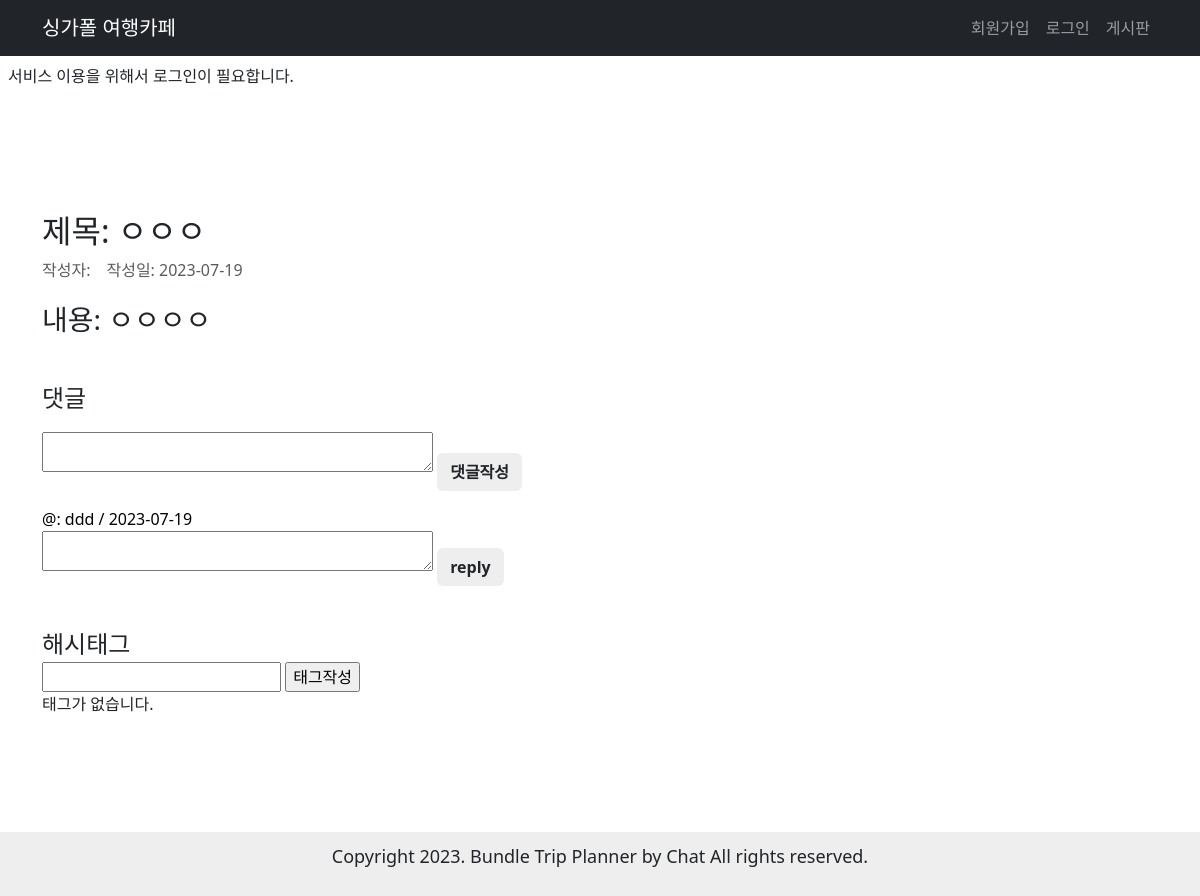
Page /blog/6/ on the earlier database version.
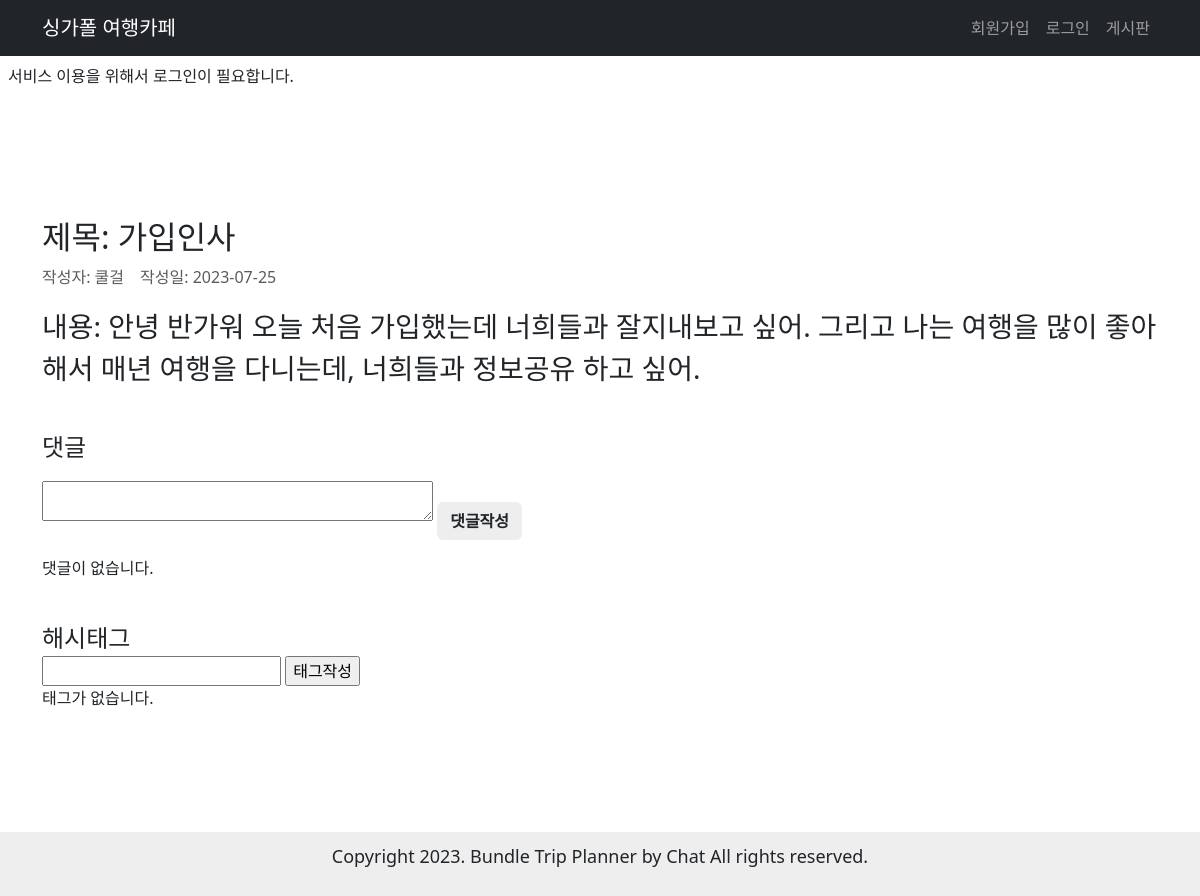
Same page on the later database version.
### blog/models.py (models this page shows, shortened)
class Post(models.Model):
    title = models.CharField(max_length=30)
    content = models.TextField()
    created_at = models.DateTimeField(auto_now_add=True)
    updated_at = models.DateTimeField(auto_now=True)
    user = models.ForeignKey(User, on_delete=models.CASCADE)
    tags = models.ManyToManyField('Hashtag', blank=True)

class Comment(models.Model):
    content = models.TextField()
    created_at = models.DateTimeField(auto_now_add=True)
    updated_at = models.DateTimeField(auto_now=True)
    user = models.ForeignKey(User, on_delete=models.CASCADE)
    post = models.ForeignKey('Post', on_delete=models.CASCADE)
    class Meta:
        ordering = ['created_at']

### user/models.py (models this page shows)
class User(AbstractUser):
    username = None
    name = models.CharField(max_length=30)
    email = models.EmailField(unique=True, max_length=255)
    is_staff = models.BooleanField(default=False)
    is_superuser = models.BooleanField(default=False)
    is_active = models.BooleanField(default=True)
    last_login = models.DateTimeField(null=True, blank=True)
    date_joined = models.DateTimeField(auto_now_add=True)
    USERNAME_FIELD = 'email'
    EMAIL_FIELD = 'email'
    REQUIRED_FIELDS = []
    objects = UserManager()

### blog/views.py (the view)
# urls.py: path('<int:pk>/', views.PostDetail.as_view(), name='detail'),
class PostDetail(View):
    def get(self, request, pk):
        post = Post.objects.prefetch_related(
            'comment_set').get(pk=pk)
        comments = post.comment_set.all()
        hashtags = post.tags.all()
        comment_form = CommentForm()
        hashtag_form = HashtagForm()
        reply_form = ReplyForm()
        context = {
            'post': post,
            'comments': comments,
            'hashtags': hashtags,
            'comment_form': comment_form,
            'hashtag_form': hashtag_form,
            'reply_form': reply_form,
        }
        return render(request, 'blog/post_detail.html', context)

### blog/forms.py
class CommentForm(forms.ModelForm):
    class Meta:
        model = Comment
        fields = ['content']
        widgets = {
            'content':  forms.Textarea(attrs={'rows': '3', 'cols': '40'})
        }

class HashtagForm(forms.ModelForm):
    class Meta:
        model = Hashtag
        fields = ['name']

### blog/templates/blog/post_detail.html (shortened to what this page needs)
{% extends "base.html" %}
{% block content %}
<div class="container detail-container">
<div class="d-flex detail-title">
        <h2 class=>제목: {{ post.title }}</h2>
</div>
    <div class="d-flex mt-2 text-muted">
        <p class="mb-3 me-3">작성자: {{ post.user.name }}</p>
        <p class="mb-3">작성일: {{ post.created_at|date:"Y-m-d" }}</p>
    </div>
    <p class="mb-3 fs-3">내용: {{ post.content }}</p>
    <br>
    <div class="mb-3 fs-4">댓글</div>
    <form action="{% url 'blog:cmt-write' post_id=post.pk %}" method="post" class="mb-3">
        {% if comment_form.errors %}
            {% with form=comment_form %}
                {% include "blog/form_error.html" %}
            {% endwith %}
        {% else %}
            {{ comment_form.content }}
        {% endif %}
        <input type="submit" value="댓글작성"  class="btn mt-2">
    </form>
    <div class="comment-container">
        {% if comments %}
            <ul class="list-group">
                {% for comment in comments %}
                    <li class="comment-list">
                        @{{ comment.user.name }}: {{ comment.content }} / {{ comment.created_at|date:"Y-m-d" }}
                        <form action="{% url 'blog:reply-write' comment_id=comment.pk %}" method="post" class="mb-3">
                            {{ reply_form.content }}
                            <input type="submit" value="reply" class="btn">
                        </form>
                    </li>
                {% endfor %}
            </ul>
        {% else %}
            <p>댓글이 없습니다.</p>
        {% endif %}
    </div>
    <br>
    <div class="fs-4">해시태그</div>
    <form action="{% url 'blog:tag-write' post_id=post.pk %}" method="post">
        {% if hashtag_form.errors %}
            {% with form=hashtag_form %}
                {% include "blog/form_error.html" %}
            {% endwith %}
        {% else %}
            {{ hashtag_form.name }}
        {% endif %}
        <input type="submit" value="태그작성">
    </form>
    {% if hashtags %}
        <ul>
            {% for hashtag in hashtags %}
                <li>
                    {{ hashtag.name }}
                    {% if hashtag.user == request.user %}
                        <form action="{% url 'blog:tag-delete' hashtag_id=hashtag.pk %}" method="post">
                            {% csrf_token %}
                            <input type="submit" value=x>
                        </form>
                    {% endif %}
                </li>
            {% endfor %}
        </ul>
    {% else %}
        <p>태그가 없습니다.</p>
    {% endif %}
</div>
{% endblock %}

Differences in the rows shown:
no longer on this page (row edited): Comment: content "ddd", created_at "2023-07-19"
changed Post: title "ㅇㅇㅇ" → "가입인사"; user.name (not shown) → "쿨걸"; created_at "2023-07-19" → "2023-07-25"; content "ㅇㅇㅇㅇ" → "안녕 반가워 오늘 처음 가입했는데 너희들과 잘지내보고 싶어. 그리고 나는 여행을 많이 좋아해서 매년 여행을 다니는데, 너희들과 정보공유 하고 싶어."
Other differences:
text now shown: "댓글이 없습니다."
